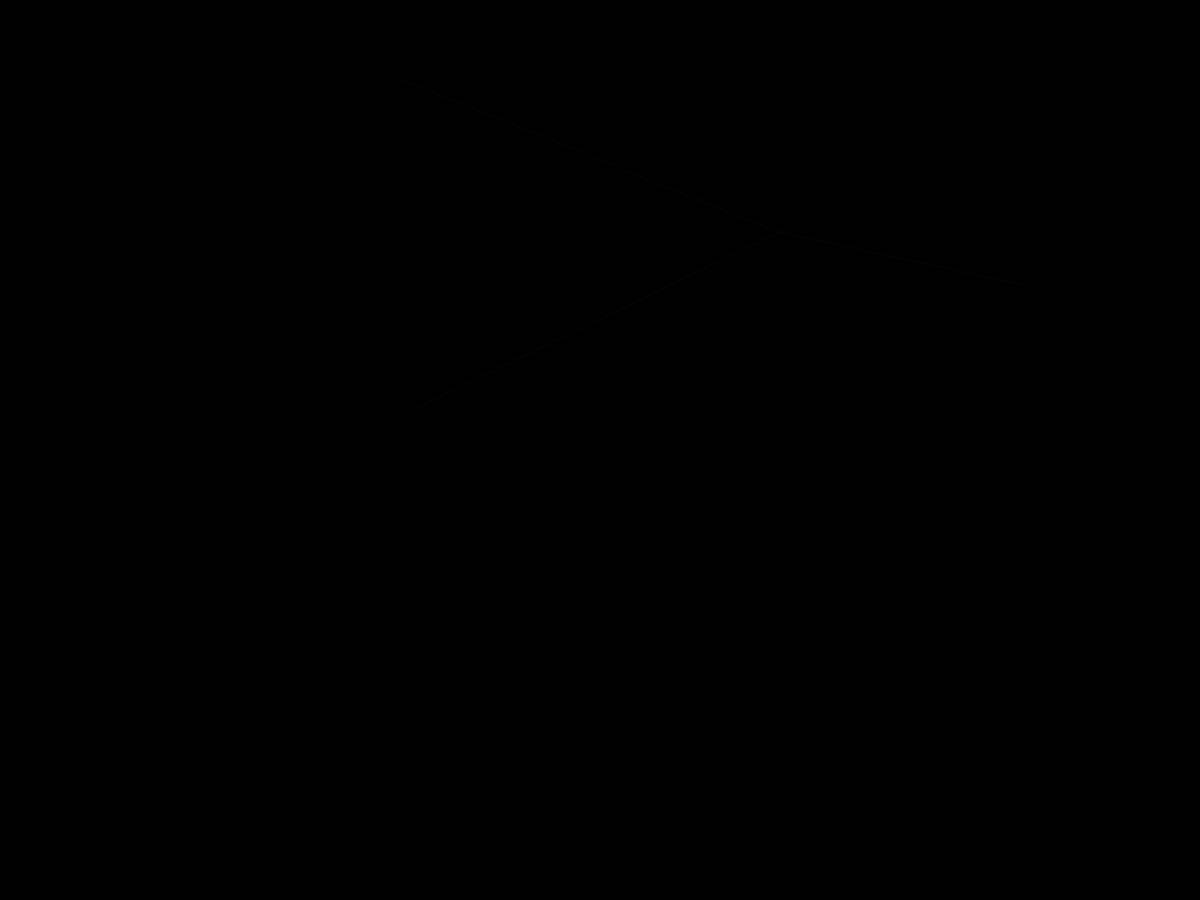
Frame 1 (no input)
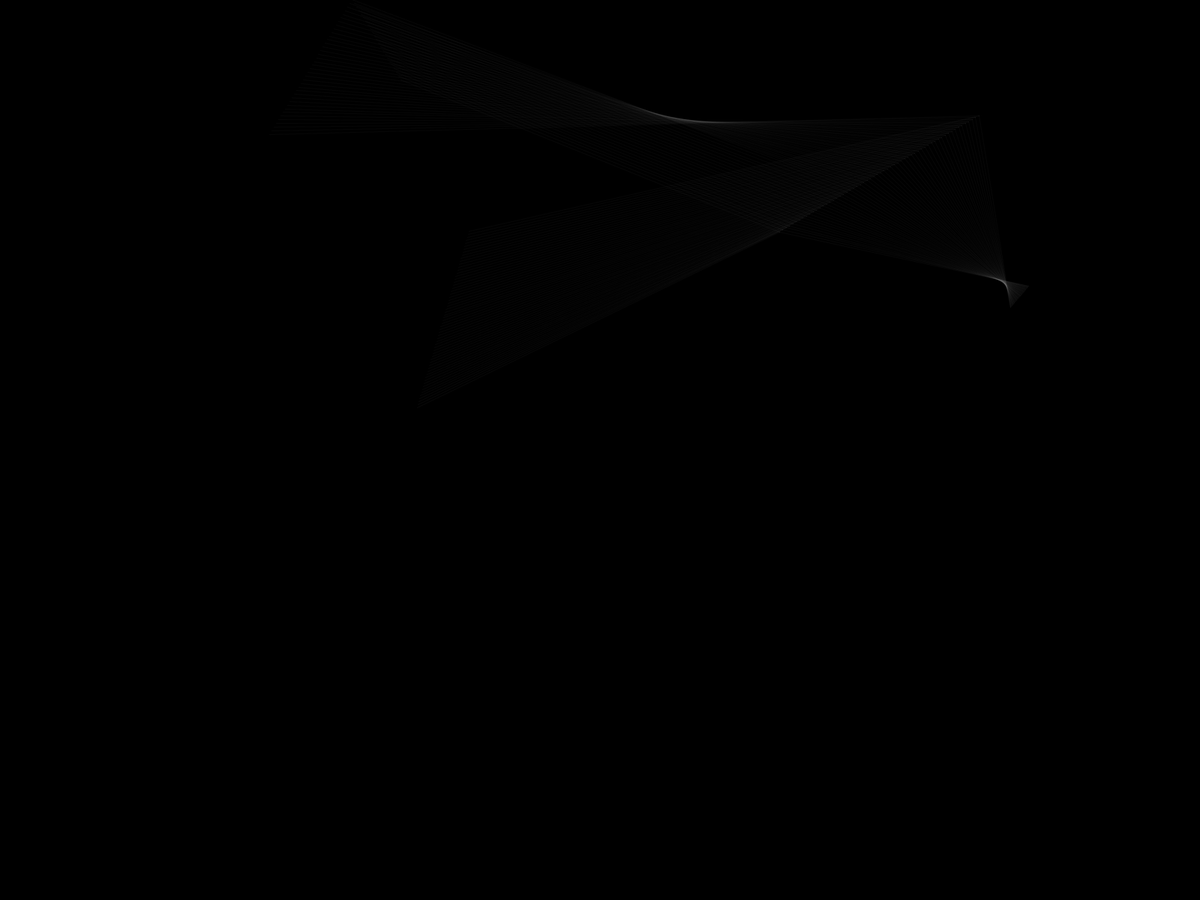
Frame 60 (the mouse pressed at the canvas centre just before this capture)
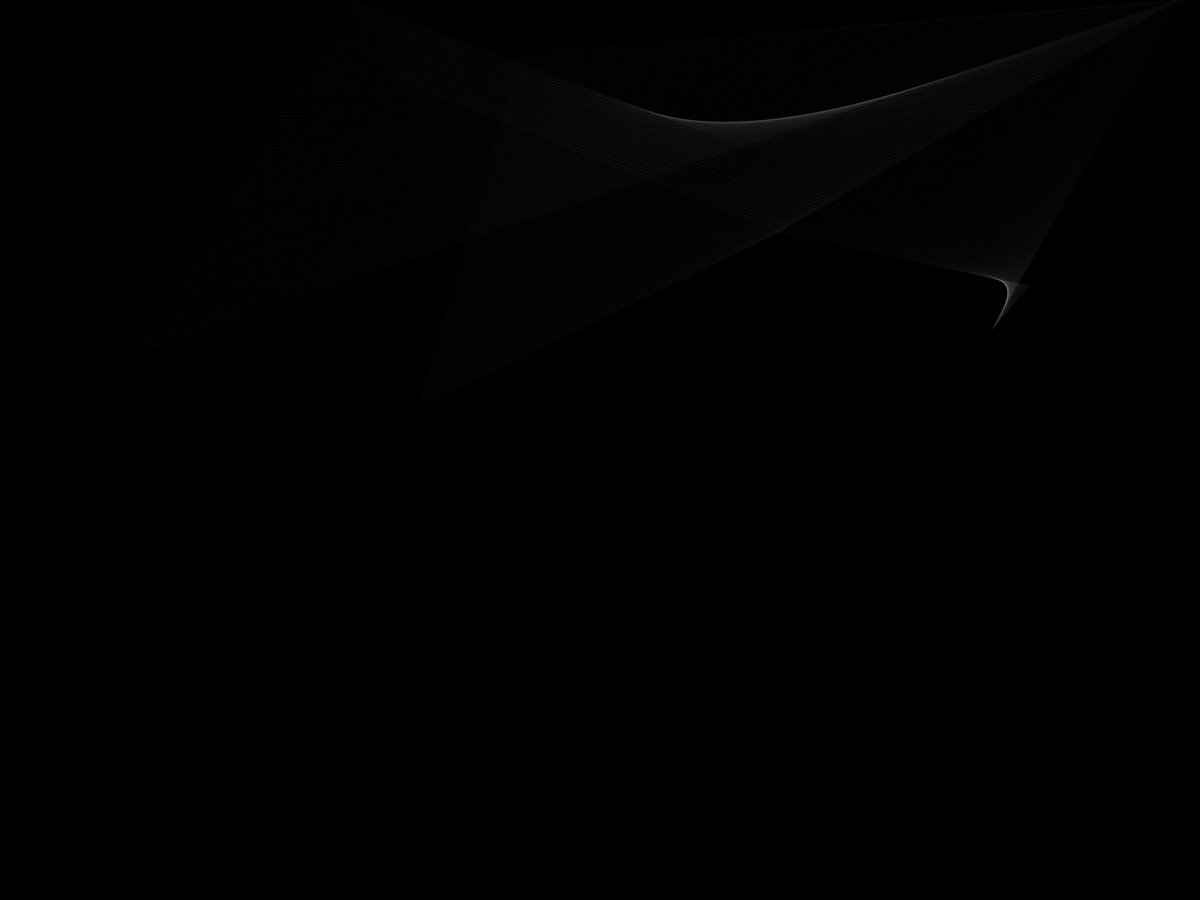
Frame 120 (the mouse held since frame 60 and released just before this capture)

The Processing sketch that drew these frames (run headless with seeded random() and noise(); from frame 60 on, the mouse is pressed at the canvas centre):

// Processing sketch: WebGenerator
// ── WebGenerator.pde

Other [] vertices;
int numOfVert = 4;
void setup ()  {
  background(0);
  fullScreen();
  vertices = new Other[numOfVert];
  for (int i = 0; i < vertices.length; i++) {
   vertices[i] = new Other();
  }
}

void draw () { 
  //background(0);
  int r = 200;
  int b = 100;
  for (int i = 0; i < vertices.length; i++) {
   //vertices[i].show();
   vertices[i].move();
   vertices[i].bound();
   stroke(lerpColor(r, b, (millis()%5000)/5000.0), 10);
   line(vertices[0].pos.x, vertices[0].pos.y, vertices[i].pos.x, vertices[i].pos.y);
  } 
}

// ── center.pde
class Dot {
  PVector position;
  float r;
  
  Dot() {
    position = new PVector(width/2, height/2);
    r = 10;
  }
  
  void show() {
    noStroke();
    fill(255, 0, 0);
    ellipse(position.x, position.y, r, r);
  }
}

// ── other.pde
class Other {
  PVector pos;
  PVector vel;
  PVector acc;
  float r;
  float speed = 5;
  
  Other() {
    pos = new PVector(random(width), random(height));
    vel = new PVector(random(-speed, speed), random(-speed, speed));
    //acc = new PVector(0, 1);
    r = 2;
  }
  
  void show() {
    noStroke();
    fill(0, 255, 0);
    ellipse(pos.x, pos.y, r, r);
  }
  
  void move() {
    pos.add(vel);
    //vel.limit(50);
    //vel.add(acc);
  }
  
  void bound() {
    if ((pos.x < 0) || (pos.x > width)) {
     vel.x *= -1;
    }
    else if ((pos.y < 0) || (pos.y > height)) {
      vel.y *= -1;
    }
  }
}
